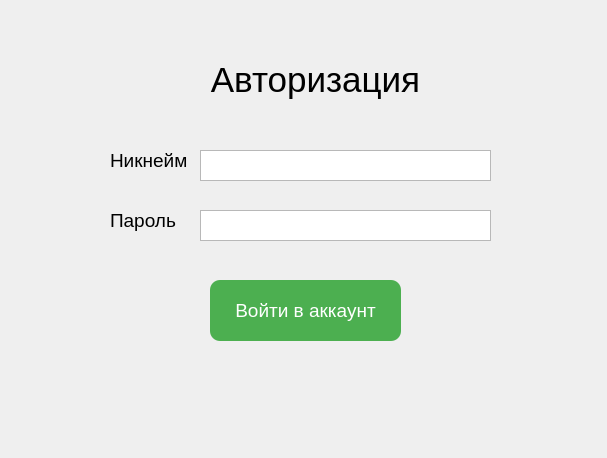
<?xml version="1.0" encoding="UTF-8"?>
<ui version="4.0">
 <class>Dialog</class>
 <widget class="QDialog" name="Dialog">
  <property name="geometry">
   <rect>
    <x>0</x>
    <y>0</y>
    <width>607</width>
    <height>458</height>
   </rect>
  </property>
  <property name="windowTitle">
   <string>Dialog</string>
  </property>
  <widget class="QPushButton" name="loginBtn">
   <property name="geometry">
    <rect>
     <x>210</x>
     <y>280</y>
     <width>191</width>
     <height>61</height>
    </rect>
   </property>
   <property name="font">
    <font>
     <pointsize>14</pointsize>
    </font>
   </property>
   <property name="text">
    <string>Войти в аккаунт</string>
   </property>
   <property name="styleSheet">
    <string notr="true">QPushButton {
     background-color: #4CAF50;
     color: white;
     border: none;
     border-radius: 10px;
     padding: 10px 20px;
    }
    QPushButton:hover {
     background-color: #45a049;
    }
    </string>
   </property>
  </widget>
  <widget class="QLabel" name="label">
   <property name="geometry">
    <rect>
     <x>210</x>
     <y>60</y>
     <width>211</width>
     <height>41</height>
    </rect>
   </property>
   <property name="font">
    <font>
     <pointsize>26</pointsize>
    </font>
   </property>
   <property name="text">
    <string>Авторизация</string>
   </property>
   <property name="alignment">
    <set>Qt::AlignHCenter</set>
   </property>
  </widget>
  <widget class="QTextEdit" name="usernameEdit">
   <property name="geometry">
    <rect>
     <x>200</x>
     <y>150</y>
     <width>291</width>
     <height>31</height>
    </rect>
   </property>
   <property name="font">
    <font>
     <pointsize>12</pointsize>
    </font>
   </property>
  </widget>
  <widget class="QTextEdit" name="passwordEdit">
   <property name="geometry">
    <rect>
     <x>200</x>
     <y>210</y>
     <width>291</width>
     <height>31</height>
    </rect>
   </property>
   <property name="font">
    <font>
     <pointsize>12</pointsize>
    </font>
   </property>
  </widget>
  <widget class="QLabel" name="label_2">
   <property name="geometry">
    <rect>
     <x>110</x>
     <y>150</y>
     <width>81</width>
     <height>21</height>
    </rect>
   </property>
   <property name="font">
    <font>
     <pointsize>14</pointsize>
    </font>
   </property>
   <property name="text">
    <string>Никнейм</string>
   </property>
  </widget>
  <widget class="QLabel" name="label_3">
   <property name="geometry">
    <rect>
     <x>110</x>
     <y>210</y>
     <width>71</width>
     <height>21</height>
    </rect>
   </property>
   <property name="font">
    <font>
     <pointsize>14</pointsize>
    </font>
   </property>
   <property name="text">
    <string>Пароль</string>
   </property>
  </widget>
 </widget>
 <resources/>
 <connections/>
</ui>
